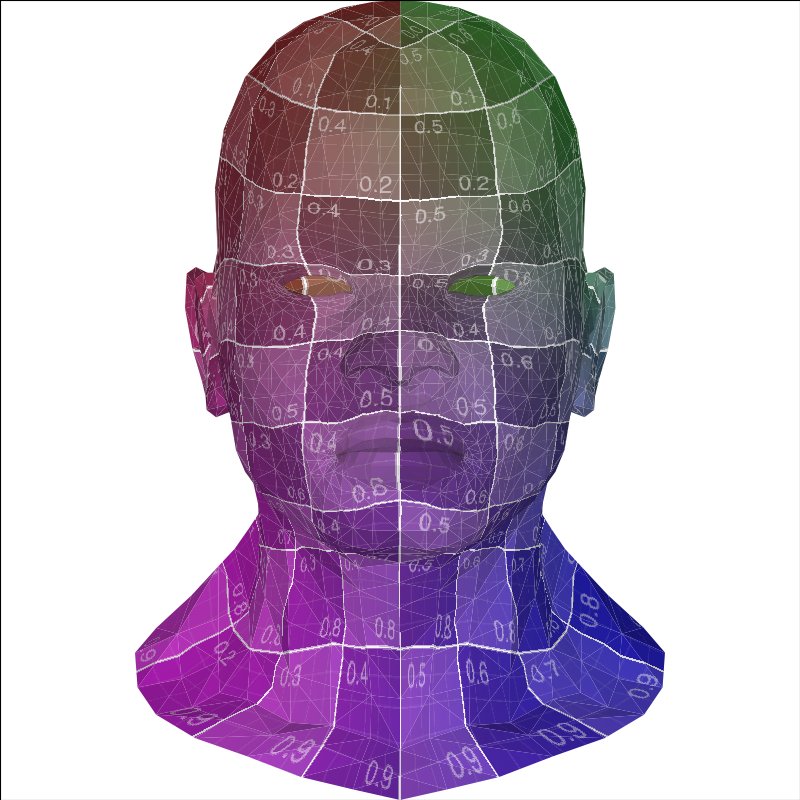

Here is the Python script that generated this plot:
# -----------------------------------------------------------------------------
# Graphic Server Protocol (GSP)
# Copyright 2023 Vispy Development Team - BSD 2 Clauses licence
# -----------------------------------------------------------------------------
# import matplotlib
# matplotlib.use("module://mplcairo.macosx")

import types
import numpy as np
import imageio.v3 as iio
import matplotlib.pyplot as plt
from matplotlib.path import Path
import matplotlib.transforms as mtransforms
from matplotlib.patches import PathPatch

from matplotlib.backend_bases import GraphicsContextBase, RendererBase

class GC(GraphicsContextBase):
    def __init__(self):
        super().__init__()
        self._antialias = False
def custom_new_gc(self):
    return GC()
RendererBase.new_gc = types.MethodType(custom_new_gc, RendererBase)


def obj_read(filename):
    """
    Read a wavefront filename and returns vertices, texcoords and
    respective indices for faces and texcoords
    """
    
    V, T, N, Vi, Ti, Ni = [], [], [], [], [], []
    with open(filename) as f:
       for line in f.readlines():
           if line.startswith('#'):
               continue
           values = line.split()
           if not values:
               continue
           if values[0] == 'v':
               V.append([float(x) for x in values[1:4]])
           elif values[0] == 'vt':
               T.append([float(x) for x in values[1:3]])
           elif values[0] == 'vn':
               N.append([float(x) for x in values[1:4]])
           elif values[0] == 'f' :
               Vi.append([int(indices.split('/')[0]) for indices in values[1:]])
               Ti.append([int(indices.split('/')[1]) for indices in values[1:]])
               Ni.append([int(indices.split('/')[2]) for indices in values[1:]])
    return np.array(V), np.array(T), np.array(Vi)-1, np.array(Ti)-1


def warp(T1, T2):
    """
    Return an affine transform that warp triangle T1 into triangle
    T2.

    Raises
    ------

    `LinAlgError` if T1 or T2 are degenerated triangles
    """
    
    T1 = np.c_[np.array(T1), np.ones(3)]
    T2 = np.c_[np.array(T2), np.ones(3)]
    M = np.linalg.inv(T1) @ T2
    return mtransforms.Affine2D(M.T)

def textured_triangle(ax, T, UV, texture, intensity, interpolation="none"):
    """
    Parameters
    ----------
    T : (3,2) np.ndarray
      Positions of the triangle vertices
    UV : (3,2) np.ndarray
      UV coordinates of the triangle vertices
    texture: 
      Image to use for texture
    """

    w,h = texture.shape[:2]
    Z = UV*(w,h)
    xmin, xmax = int(np.floor(Z[:,0].min())), int(np.ceil(Z[:,0].max()))
    ymin, ymax = int(np.floor(Z[:,1].min())), int(np.ceil(Z[:,1].max()))
    texture = (texture[ymin:ymax, xmin:xmax,:] * intensity).astype(np.uint8)
    extent = xmin/w, xmax/w, ymin/h, ymax/h
    transform = warp (UV,T) + ax.transData
    path =  Path([UV[0], UV[1], UV[2], UV[0]], closed=True)
    im = ax.imshow(texture, interpolation=interpolation, origin='lower',
                   extent=extent, transform=transform, clip_path=(path,transform))

fig = plt.figure(figsize=(8,8))
ax = fig.add_axes([0,0,1,1])
ax.set_xlim(-1,1), ax.set_xticks([])
ax.set_ylim(-1,1), ax.set_yticks([])

V, UV, Vi, UVi = obj_read("head.obj")
texture = iio.imread("uv-grid.png")[::-1,::1,:3]
V, UV = V[Vi], UV[UVi]

N = np.cross(V[:,2]-V[:,0], V[:,1]-V[:,0])
N = N / np.linalg.norm(N,axis=1).reshape(len(N),1)
L = np.dot(N, (0,0,-1))

I = np.argsort(V[:,:,2].mean(axis=1))
V = V[I][...,:2]
UV = UV[I][...,:2]
L = L[I]

for v, uv, l in zip(V, UV, L):
    if l > 0:
        try:
            textured_triangle(ax, v, uv, texture, (l+1)/2)
        except np.linalg.LinAlgError:
            pass

# plt.savefig("head.pdf")
# plt.savefig("head.png")
# plt.savefig("head.svg")
plt.show()

